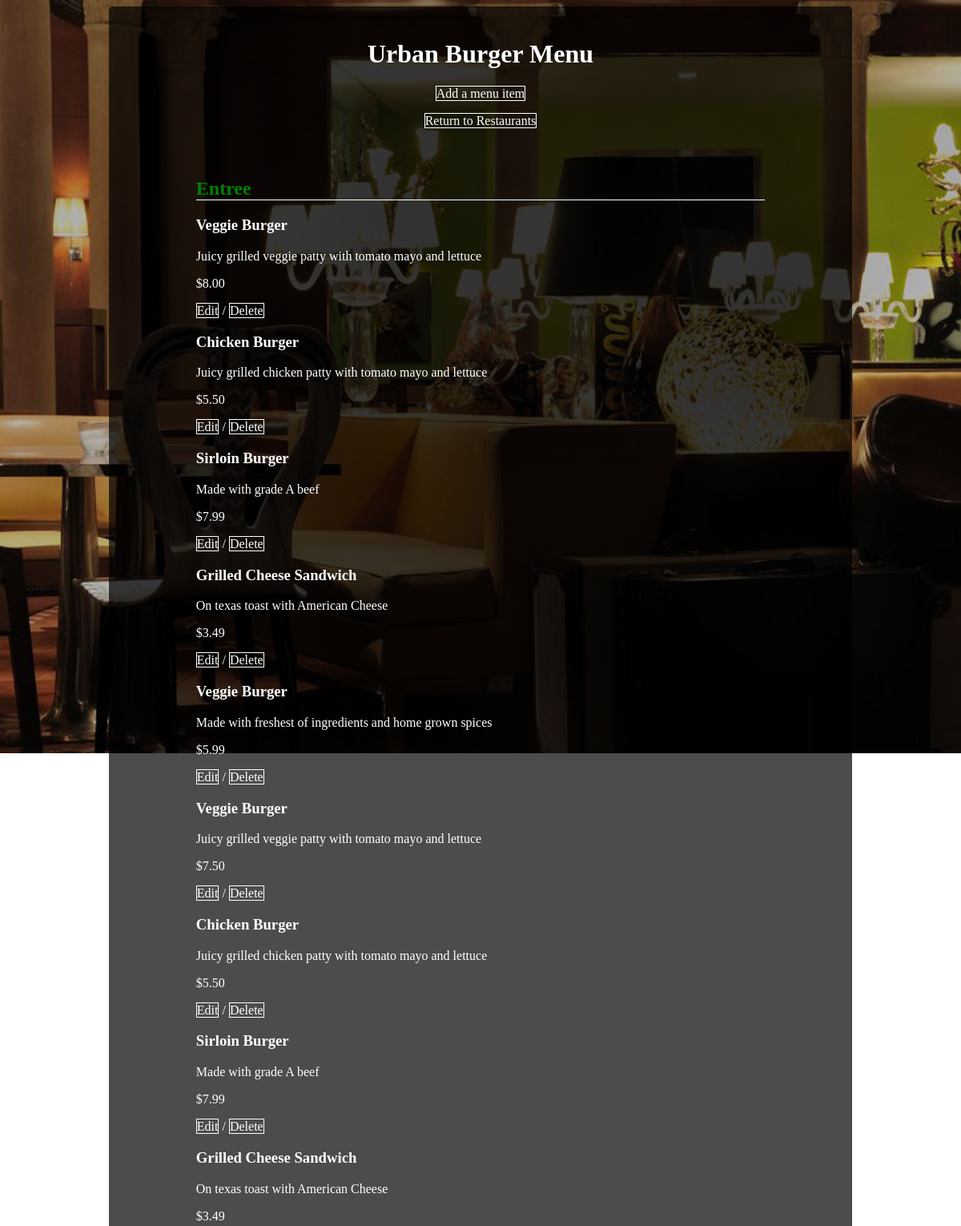
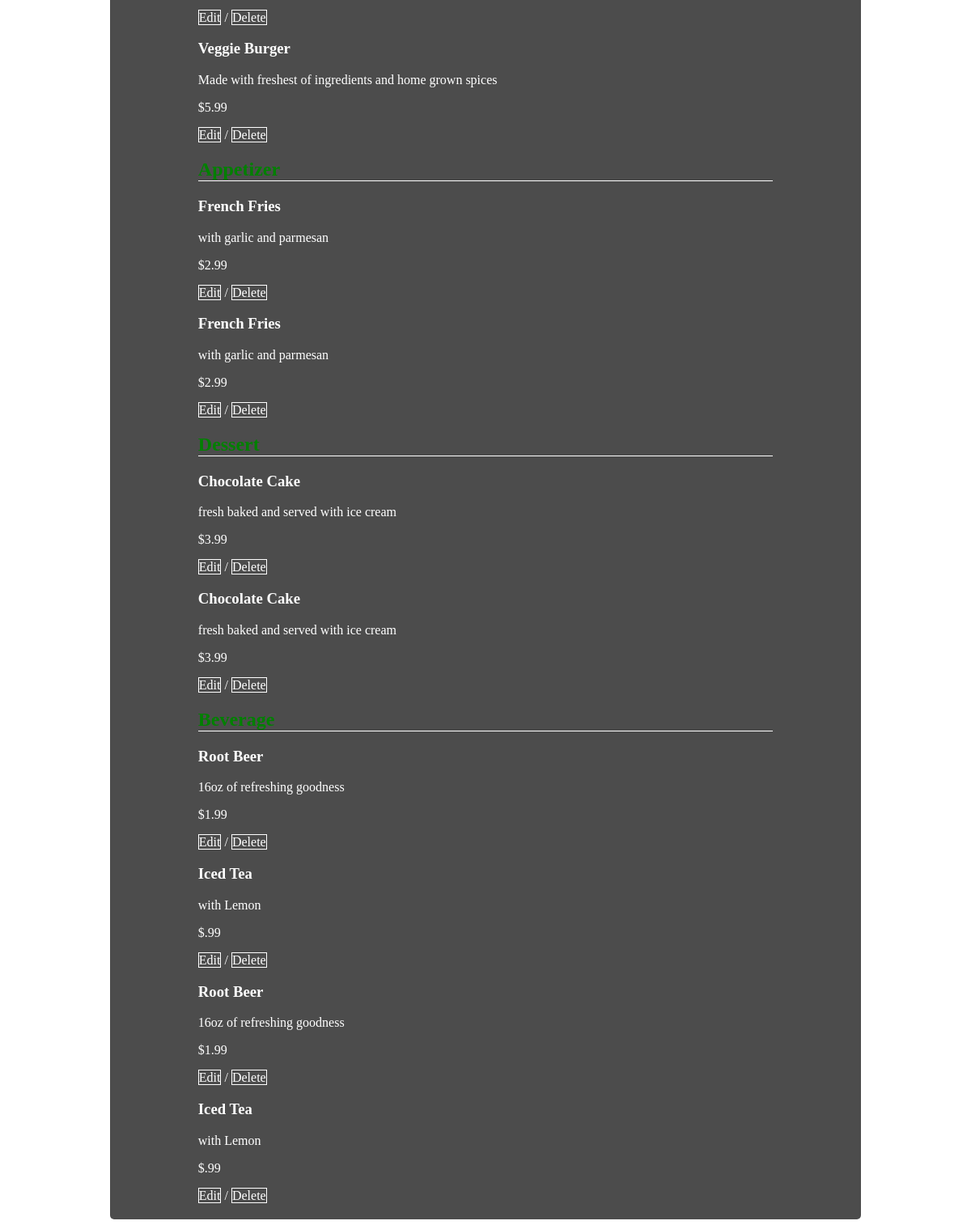
Page /restaurants/1/menu/ on the committed database (2 pictures, top to bottom).
### database_setup.py (models this page shows, shortened)
class MenuItem(Base):
    __tablename__ = 'menu_item'
    name =Column(String(80), nullable = False)
    id = Column(Integer, primary_key = True)
    description = Column(String(250))
    price = Column(String(8))
    course = Column(String(250))
    restaurant_id = Column(Integer,ForeignKey('restaurant.id'))
    restaurant = relationship(Restaurant)

### webserver.py (the view)
@app.route("/restaurants/<int:restaurant_id>/menu/")
def restaurantMenu(restaurant_id):
	restaurant = session.query(Restaurant).filter_by(id = restaurant_id).one()
	menu_items = session.query(MenuItem).filter_by(restaurant_id = restaurant_id).all()
	courses = []
	for item in menu_items:
		if item.course not in courses:
			courses.append(item.course)
	print courses
	return render_template("menus.html", title="%s Menu" % restaurant.name, items = menu_items, restaurant = restaurant, courses = courses)

### templates/menus.html (shortened to what this page needs)
<!doctype html>
<html>
	<head>
		<link rel="stylesheet" href="{{ url_for('static', filename='styles.css') }}">
	</head>
	<body>
		<div class="container">
			<header>
				<h1>{{ title }}</h1>
			</header>
			<div class="add-button">
				<p><a href="{{ url_for('newMenuItem', restaurant_id = restaurant.id) }}">Add a menu item</a></p>
				<p><a href="{{ url_for('index') }}">Return to Restaurants</a></p>
			</div>
			<div class="wrapper">
				{% if items %}
					{% for course in courses %}
					<section class="{{course}}">
						<h2 class="course">{{ course }}</h2>
						{% for item in items %}
							{% if item.course == course %}
								<section class="menu-block">
									<div class="menu-body">
										<h3>{{item.name}}</h3>
										<p> {{item.description}}</p>
										<p> {{item.price}}</p>
										<a class="buttons" href="{{ url_for('editMenuItem', restaurant_id = restaurant.id, menu_id = item.id) }}">Edit</a> /
										<a class="buttons" href="{{ url_for('deleteMenuItem', restaurant_id = restaurant.id, menu_id = item.id) }}">Delete</a>
									</div>
								<section>
							{% endif %}
						{% endfor %}
					</section>
					{% endfor %}
				{% else %}
					<p>This restaurant currently has no menu items. To add a menu item, click the "Add a menu item" button above.</p>
				{% endif %}
			</div>
		</div>
	<body>
</html>

### static/styles.css (style rules this page uses)
body { background: url("./images/main-background.png"); background-repeat: no-repeat; background-position: -20px 0px; background-attachment: fixed; }
.container { color: #ffffff; width: 75%; margin: 0 auto; background: rgba(0,0,0,0.7); padding: 20px; text-align: center; border-radius: 5px; }
h1 { text-align: center; }
.add-button { text-align: center; }
a { text-decoration: none; color:white; border: 1px white solid; }
.wrapper { text-align: left; padding-top: 3%; padding-left: 10%; padding-right: 10%; }
.course { border-bottom: 1px white solid; color: green; }

### rows in the picture
MenuItem: course "Entree", name "Veggie Burger", description "Juicy grilled veggie patty with tomato mayo and lettuce", price "$8.00"
MenuItem: name "Chicken Burger", description "Juicy grilled chicken patty with tomato mayo and lettuce", price "$5.50"
MenuItem: name "Sirloin Burger", description "Made with grade A beef", price "$7.99"
MenuItem: name "Grilled Cheese Sandwich", description "On texas toast with American Cheese", price "$3.49"
MenuItem: name "Veggie Burger", description "Made with freshest of ingredients and home grown spices", price "$5.99"
MenuItem: name "Veggie Burger", description "Juicy grilled veggie patty with tomato mayo and lettuce", price "$7.50"
MenuItem: name "Chicken Burger", description "Juicy grilled chicken patty with tomato mayo and lettuce", price "$5.50"
MenuItem: name "Sirloin Burger", description "Made with grade A beef", price "$7.99"
MenuItem: name "Grilled Cheese Sandwich", description "On texas toast with American Cheese", price "$3.49"
MenuItem: name "Veggie Burger", description "Made with freshest of ingredients and home grown spices", price "$5.99"
MenuItem: name "French Fries", description "with garlic and parmesan", price "$2.99"
MenuItem: name "French Fries", description "with garlic and parmesan", price "$2.99"
MenuItem: name "Chocolate Cake", description "fresh baked and served with ice cream", price "$3.99"
MenuItem: name "Chocolate Cake", description "fresh baked and served with ice cream", price "$3.99"
MenuItem: name "Root Beer", description "16oz of refreshing goodness", price "$1.99"
MenuItem: name "Iced Tea", description "with Lemon", price "$.99"
MenuItem: name "Root Beer", description "16oz of refreshing goodness", price "$1.99"
MenuItem: name "Iced Tea", description "with Lemon", price "$.99"

### other values in the picture
{{ title }} "Urban Burger Menu"
